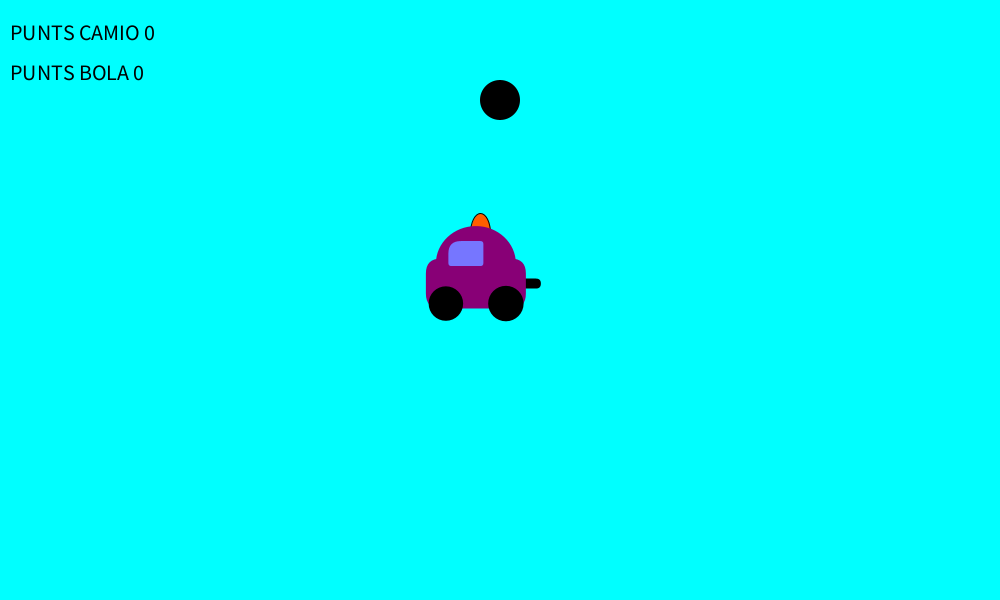
Frame 1 (no input)
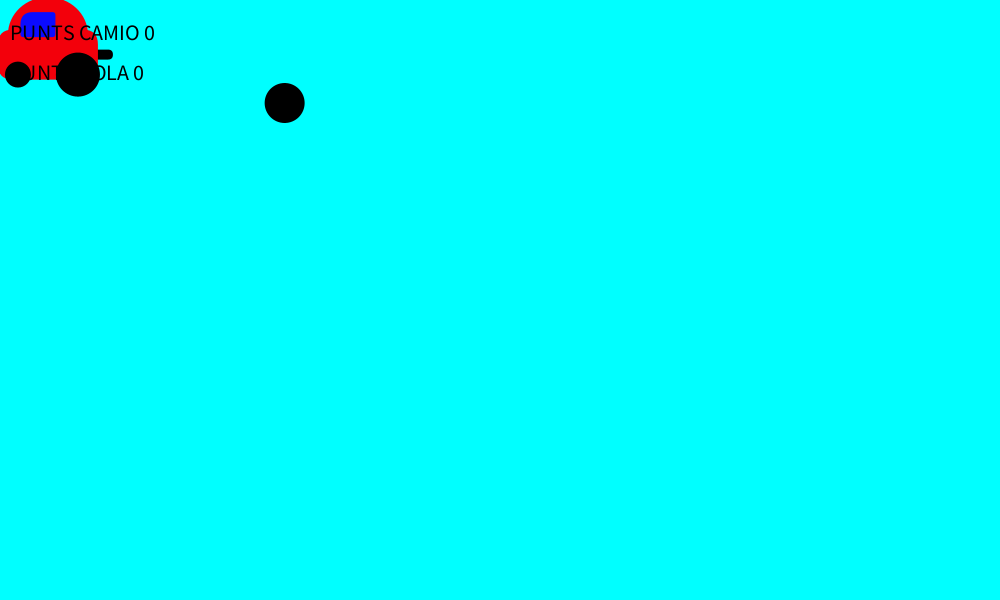
Frame 60 (the mouse pressed at the canvas centre just before this capture)
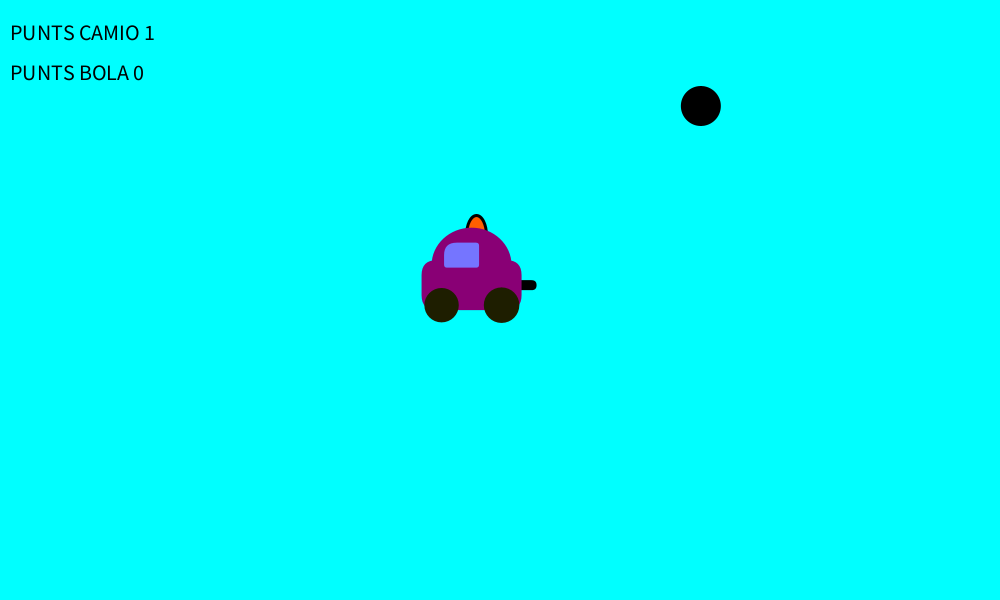
Frame 120 (the mouse held since frame 60 and released just before this capture)

The Processing sketch that drew these frames (run headless with seeded random() and noise(); from frame 60 on, the mouse is pressed at the canvas centre):

// Processing sketch: processing_145069
// ── processing_145069.pde

float posx = 500;
float posy = 300;
int velocitatcamio = 3;
float incrementx = 0;
float incrementy = 0;

float xbola = 500;
float ybola = 100;

float velx = 0;
float vely = 0;

int mida=40;

int coloroda = 0;

int puntbola = 0;
int puntcamio = 0;

void setup() {
  size(1000, 600);
  background(0, 255, 255);
  rectMode(CENTER);
}

void draw() {
  background(0, 255, 255);
  incrementx=(mouseX-posx)/20;
  incrementy=(mouseY-posy)/20;
  posx=posx+random(-velocitatcamio, velocitatcamio)+incrementx;
  posy=posy+random(-velocitatcamio, velocitatcamio)+incrementy;
  camio();
  if (posx < 50+velocitatcamio) {
    posx = posx+velocitatcamio;
  }
  if (posx > width-50-velocitatcamio) {
    posx = posx-velocitatcamio;
  }
  if (posy < 80+velocitatcamio) {
    posy = posy+velocitatcamio;
  }
  if (posy > height-35-velocitatcamio) {
    posy = posy-velocitatcamio;
  }

  if (xbola-50 < posx && xbola+50 > posx && ybola-50 < posy && ybola+50 > posy) {
    background(255);
    puntbola = puntbola+1;
  }
  fill(255, 255, 255);
  bolaboja();

  textSize(22);
  text("PUNTS CAMIO " + int(puntcamio), 10, 40);
  text("PUNTS BOLA " + int(puntbola), 10, 80);
}

void mousePressed() {
  strokeWeight(3);
  if (posx > xbola) {
    stroke(0, 0, 255);
    line(posx-50, posy, posx-150, posy);
    line(posx-50, posy, posx-150, posy+100);
    line(posx-50, posy, posx-150, posy-100);
    posx=posx+150;
    if (xbola < posx && xbola > posx-400 && ybola-200 < posy && ybola+200 > posy) {
      background(255, 0, 0);
      if (coloroda > 255) {
        coloroda=0;
      }
      else {
        coloroda = coloroda+30;
      }
      puntcamio = puntcamio+1;
    }
  }
  else {
    stroke(50, 0, 0);
    line(posx+50, posy, posx+150, posy);
    line(posx+50, posy, posx+150, posy+100);
    line(posx+50, posy, posx+150, posy-100);
    posx=posx-150;
    if (xbola < posx+400 && xbola > posx && ybola-200 < posy && ybola+200 > posy) {
      background(255, 0, 0);
      if (coloroda > 255) {
        coloroda=0;
      }
      else {
        coloroda = coloroda+30;
      }
      puntcamio = puntcamio+1;
    }
  }
}

//CAMIO////////////////////////////////////////////////////////////////////////////
void camio() {
  //escape//
  noStroke();
  fill(0, 0, 0);
  if (posx < xbola) {
    rect(posx+50, posy, 30, 10, 5);
  }
  else {
    rect(posx-50, posy, 30, 10, 5);
  }


  //llum//
  stroke(0, 0, 0);
  fill(255, posy/3, 0);
  if (posx < width/2) {
    ellipse(posx+5, posy-50, 20, 40);
  }
  else {
    ellipse(posx-5, posy-50, 20, 40);
  }

  //cos//
  noStroke();
  fill(255-posx/4, 0, posx/4);
  rect(posx, posy, 100, 50, 15);
  ellipse(posx, posy-20, 80, 75);

  //rodes//
  noStroke();
  fill(coloroda, coloroda, -coloroda);
  ellipse(posx-30, posy+20, 25+posx/50, 25+posx/50);
  ellipse(posx+30, posy+20, 45-posx/50, 45-posx/50);

  //lvidre//
  fill(posx/4, posx/4, 255);
  if (posx > width/2) {
    rect(posx+10, posy-30, 35, 25, 3, 50, 3, 3);
  }
  else {
    rect(posx-10, posy-30, 35, 25, 50, 3, 3, 3);
  }
}

/////////////////////////BOLABOJA////////////////////////////////////

void bolaboja() {


  fill(0);
  ellipse(xbola, ybola, mida, mida);
  velx=velx+random(-1.5, 1.5);
  xbola=xbola+velx;
  ybola=ybola+vely;
  vely=vely+1;
  if (velx>10) {
    velx=velx-1;
  }
  if (velx<-10) {
    velx=velx+1;
  }
  if (xbola>width-mida) {
    velx=velx*-1;
  }
  if (xbola<mida) {
    velx=velx*-1;
  }
  if (ybola>height-mida) {
    vely=(vely*-1)+1;
  }
}
